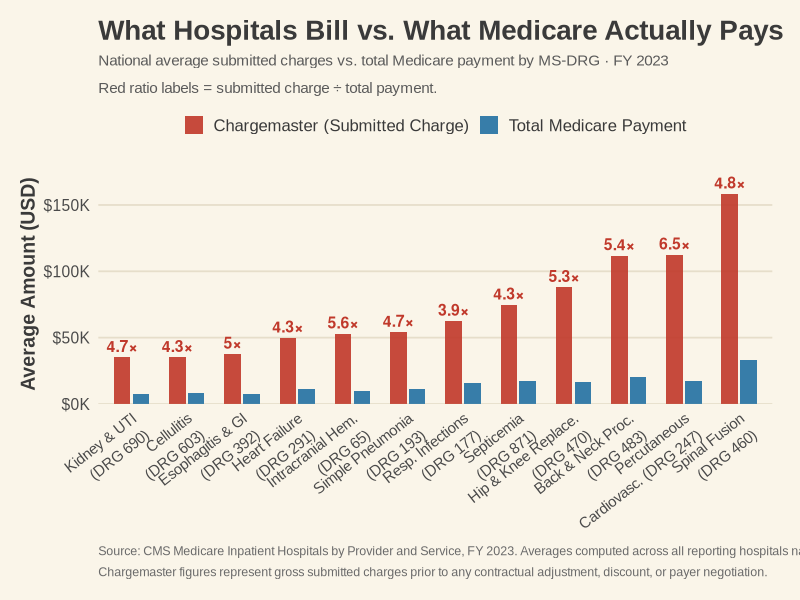

Source code (R):
# ============================================================
# What Hospitals Bill vs. What Medicare Actually Pays
# Notes from the Abstract — The Bill You Can't Read
# A. Rupert Crocker
# Source: CMS Medicare Inpatient Hospitals by Provider and Service, FY 2023
# ============================================================

library(ggplot2)
library(dplyr)
library(tidyr)
library(scales)

theme_1950s <- function() {
  theme_minimal(base_family = "Arial", base_size = 14) +
    theme(
      plot.background    = element_rect(fill = "#FAF5E9", color = NA),
      panel.background   = element_rect(fill = "#FAF5E9", color = NA),
      panel.grid.major   = element_line(color = "#E6DECA", linewidth = 0.6),
      panel.grid.minor   = element_blank(),
      axis.title         = element_text(face = "bold", color = "#3A3A3A"),
      axis.text          = element_text(color = "#4A4A4A"),
      plot.title         = element_text(face = "bold", size = 20, color = "#3A3A3A"),
      plot.subtitle      = element_text(size = 11, color = "#5A5A5A"),
      plot.margin        = margin(15, 20, 15, 15),
      legend.position    = "none"
    )
}

drg_data <- tribble(
  ~drg, ~label,                                ~charge,  ~total_pymt,
  690,  "Kidney & UTI\n(DRG 690)",              35026,    7481,
  603,  "Cellulitis\n(DRG 603)",                35047,    8208,
  392,  "Esophagitis & GI\n(DRG 392)",          37534,    7500,
  291,  "Heart Failure\n(DRG 291)",             49752,    11548,
   65,  "Intracranial Hem.\n(DRG 65)",          52757,    9482,
  193,  "Simple Pneumonia\n(DRG 193)",          54043,    11527,
  177,  "Resp. Infections\n(DRG 177)",          62325,    15986,
  871,  "Septicemia\n(DRG 871)",                74731,    17235,
  470,  "Hip & Knee Replace.\n(DRG 470)",       87838,    16458,
  483,  "Back & Neck Proc.\n(DRG 483)",        111791,    20519,
  247,  "Percutaneous\nCardiovasc. (DRG 247)", 112338,    17170,
  460,  "Spinal Fusion\n(DRG 460)",            158444,    32881
) %>%
  mutate(
    ratio = round(charge / total_pymt, 1),
    label = factor(label, levels = label)
  )

plot_data <- drg_data %>%
  pivot_longer(
    cols      = c(charge, total_pymt),
    names_to  = "measure",
    values_to = "amount"
  ) %>%
  mutate(
    measure = factor(
      measure,
      levels = c("charge", "total_pymt"),
      labels = c("Chargemaster (Submitted Charge)", "Total Medicare Payment")
    )
  )

pal <- c(
  "Chargemaster (Submitted Charge)" = "#C0392B",
  "Total Medicare Payment"          = "#2471A3"
)

p <- ggplot(plot_data, aes(x = label, y = amount, fill = measure)) +
  geom_col(
    position = position_dodge(width = 0.68),
    width    = 0.60,
    alpha    = 0.91
  ) +
  geom_text(
    data        = drg_data,
    aes(x       = label, y = charge,
        label   = paste0(ratio, "\u00d7"),
        fill    = NULL),
    position    = position_nudge(x = -0.17),
    vjust       = -0.45,
    hjust       = 0.5,
    size        = 4.0,
    color       = "#C0392B",
    fontface    = "bold",
    inherit.aes = FALSE
  ) +
  scale_y_continuous(
    labels = label_dollar(scale = 1e-3, suffix = "K"),
    expand = expansion(mult = c(0, 0.14))
  ) +
  scale_fill_manual(values = pal, name = NULL) +
  labs(
    title    = "What Hospitals Bill vs. What Medicare Actually Pays",
    subtitle = "National average submitted charges vs. total Medicare payment by MS-DRG \u00b7 FY 2023\nRed ratio labels = submitted charge \u00f7 total payment.",
    x        = NULL,
    y        = "Average Amount (USD)",
    caption  = "Source: CMS Medicare Inpatient Hospitals by Provider and Service, FY 2023. Averages computed across all reporting hospitals nationally.\nChargemaster figures represent gross submitted charges prior to any contractual adjustment, discount, or payer negotiation."
  ) +
  theme_1950s() +
  theme(
    legend.position    = "top",
    legend.text        = element_text(size = 12, color = "#3A3A3A"),
    legend.key.size    = unit(1.0, "lines"),
    legend.spacing.x   = unit(0.4, "cm"),
    axis.text.x        = element_text(angle = 38, hjust = 1, size = 10.5,
                                      lineheight = 1.2),
    panel.grid.major.x = element_blank(),
    plot.subtitle      = element_text(size = 11, color = "#5A5A5A",
                                      lineheight = 1.5),
    plot.caption       = element_text(size = 9, color = "#6A6A6A", hjust = 0,
                                      lineheight = 1.4, margin = margin(t = 10))
  )

# 16:9 at Substack width (1456px wide)
ggsave(
  "/mnt/user-data/outputs/price_transparency_gap.png",
  plot   = p,
  width  = 1456,
  height = 819,
  units  = "px",
  dpi    = 150,
  bg     = "#FAF5E9"
)

cat("Saved.\n")
